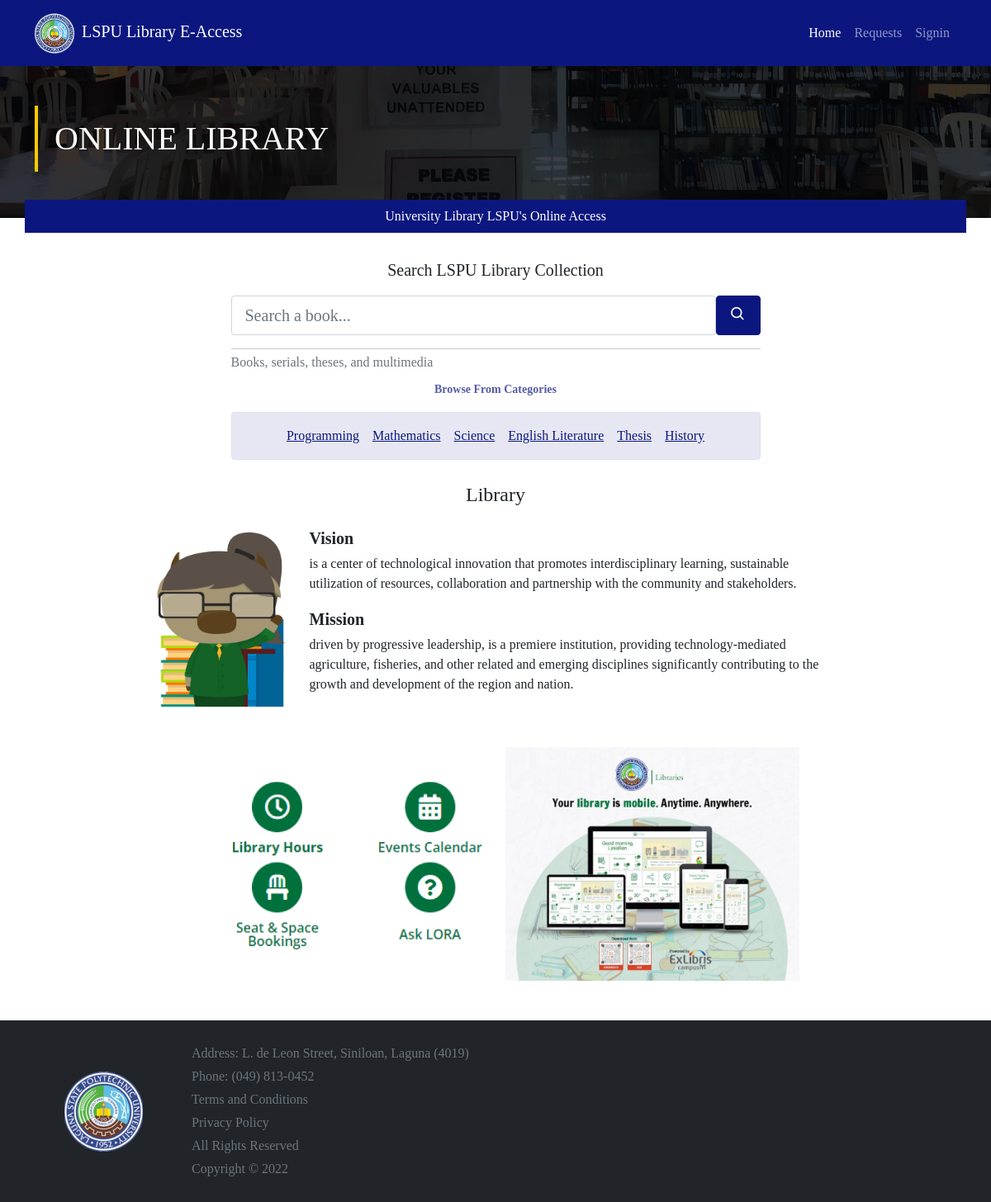
The page / on the database its author committed.
### tables this page shows
CREATE TABLE categories(
    id INTEGER PRIMARY KEY AUTOINCREMENT,
    name TEXT NOT NULL
);

### app/students.py (the view)
@bp.route("/")
def index():
    db = get_db()
    categories = db.execute('SELECT * FROM categories').fetchall()
    return render_template('students/home.html.jinja',categories=categories)

### app/admin.py (called while the page is built)
@bp.before_app_request
def loadAdmin():
    if 'admin_id' in session:
        adminId = session['admin_id']
        db = get_db()
        admin = db.execute("SELECT * FROM admin WHERE id = ?", (adminId,)).fetchone()
    else:
        admin = None
    g.current_url = request.base_url
    g.admin = admin

### app/admin_auth.py (called while the page is built)
@bp.before_app_request
def load_logged_in_user():
    account_id = session.get('admin_id')
    if account_id is None:
        g.admin = None
    else:
        g.admin = get_db().execute(
            'SELECT * FROM admin WHERE id = ?', (account_id,)
        ).fetchone()

### app/db.py (called while the page is built)
def get_db():
    if 'db' not in g:
        g.db = sqlite3.connect(
            current_app.config['DATABASE'],
            detect_types=sqlite3.PARSE_DECLTYPES
        )
        g.db.row_factory = sqlite3.Row
    return g.db

### app/students_auth.py (called while the page is built)
@bp.before_app_request
def load_logged_in_user():
    account_id = session.get('student_id')
    if account_id is None:
        g.student = None
    else:
        g.student = get_db().execute(
            'SELECT * FROM students WHERE id = ?', (account_id,)
        ).fetchone()

### app/templates/students/home.html.jinja (shortened to what this page needs)
<!DOCTYPE html>
<html lang="en">
<head>
    <link rel="stylesheet" href="{{url_for('static',filename='css/custom.css')}}">
    <link rel="stylesheet" href="{{url_for('static',filename='css/user.css')}}">
    <link href='https://unpkg.com/boxicons@2.1.4/css/boxicons.min.css' rel='stylesheet'>
</head>
<body>
    {% include "students/components/navbar.html.jinja" %}
    <main class="">
        <div class="hero-main">
            <div class="container py-5">
                <h1 class="text text-light py-3">ONLINE LIBRARY</h1>
            </div>
            <div class="footer container py-2">
                <p class="text-center text-white my-0">
                    University Library LSPU's Online Access
                </p>
            </div>
        </div>
        <div class="container my-5">
            <section>
                <div class="row justify-content-center">
                    <div class="col-md-7">
                        <div class="text-center">
                            <p class="fs-5">Search LSPU Library Collection</p>
                        </div>
                        <form action="{{url_for('students.search_books')}}" method="get">
                            <div class="d-flex">
                                <input type="search" name="search_query" placeholder="Search a book..."
                                    class="form-control flex-grow-1 rounded-1 form-control-lg" id="">
                                <button class="btn btn-primary btn-lg rounded-1" type="submit">
                                    <i class="bx bx-search"></i>
                                </button>
                            </div>
                        </form>
                        <hr class="mb-1">
                        <p class="my-0 text-secondary">
                            Books, serials, theses, and multimedia
                        </p>
                        <div class="mt-2">
                            <p class="text-primary-50 text-center fw-bold"><small>Browse From Categories</small></p>
                            <div class="card bg-primary bg-opacity-10 text-light rounded-1 border">
                                <div class="card-body py-3">
                                    <ul class="nav justify-content-center">
                                        {%for category in categories%}
                                        <li class=" mx-2 mx-lg-2">
                                            <a href="{{url_for('students.search_books')}}?category={{category.name}}"
                                                class="link-primary">{{category.name}}</a>
                                        </li>
                                        {%endfor%}
                                    </ul>
                                </div>
                            </div>
                        </div>
                    </div>
                </div>
            </section>
            <section>
                <div class="text-center mt-4">
                    <p class="fs-4">Library</p>
                </div>
                <div class="row mt-3 justify-content-center align-items-center">
                    <div class="col-md-2 col-8">
                        <img src="{{url_for('static',filename='images/libraryhover 1.png')}}" alt="" class="img-fluid">
                    </div>
                    <div class="col-md-7">
                        <div>
                            <p class="my-1 fs-5 fw-bold">Vision</p>
                            <p>
                                is a center of technological innovation that promotes interdisciplinary
                                learning, sustainable utilization of resources, collaboration and
                                partnership with the community and stakeholders.
                            </p>
                        </div>
                        <div>
                            <p class="my-1 fs-5 fw-bold">Mission</p>
                            <p>
                                driven by progressive leadership, is a premiere institution, providing
                                technology-mediated agriculture, fisheries, and other related and
                                emerging disciplines significantly contributing to the growth and
                                development of the region and nation.
                            </p>
                        </div>
                    </div>
                </div>
                <div class="row mt-5 align-items-center justify-content-center">
                    <div class="col-md-4">
                        <img src="{{url_for('static',filename='images/image8.png')}}" alt="" class="img-fluid">
                    </div>
                    <div class="col-md-4">
                        <img src="{{url_for('static',filename='images/image7.png')}}" alt="" class="img-fluid">
                    </div>
                </div>
            </section>
        </div>
    </main>
    {% include "students/components/footer.html.jinja" %}
</body>
</html>

### app/static/css/user.css (style rules this page uses)
main { padding-top: 80px !important; }
.hero-main { background: url("../images/gL9d6Wnb_4x 1.png"); background-position: center; background-size: cover; background-repeat: no-repeat; position: relative; }
.hero-main .text { border-left: 4px solid #F9CA01; padding-left: 20px !important; }
.hero-main .footer { background: #0B177F; position: absolute; bottom: -18px; margin: 0 auto; left: 0; right: 0; }

### rows shown on the page
categories: name "Programming"
categories: name "Mathematics"
categories: name "Science"
categories: name "English Literature"
categories: name "Thesis"
categories: name "History"
